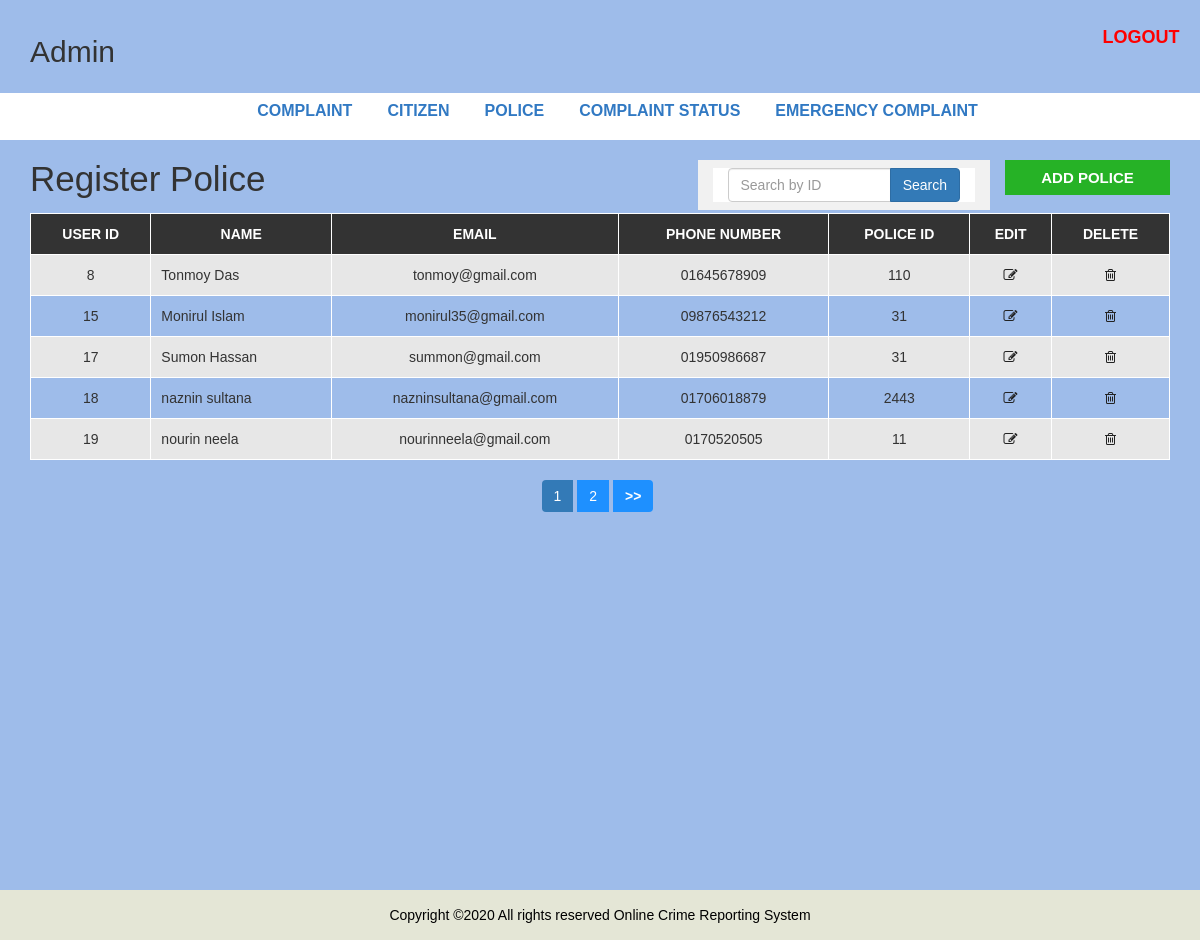
The app's page /admin/adminDashboard/police.php (signed in) with its own data.
### tables this page shows
CREATE TABLE `user_registration` (
  `user_id` int(10) NOT NULL,
  `name` varchar(255) NOT NULL,
  `email` varchar(255) NOT NULL,
  `phone` varchar(255) NOT NULL,
  `police_id` int(20) NOT NULL,
  `username` varchar(30) NOT NULL,
  `password` varchar(199) NOT NULL
);

### admin/adminDashboard/police.php (the view, shortened to what this page needs)
<?php include "header.php"; ?>
  <div id="admin-content">
      <div class="container">
          <div class="row">
              <div class="col-md-7">
                  <h1 class="admin-heading">Register Police</h1>
              </div>
              <div class="col-md-3" style="background-color:#F1F1F1">
                <form class="search-post navbar-form" action="search.php" method ="POST">
                <div class="input-group">
                  <input type="text" name="search" class="form-control" placeholder="Search by ID">
                  <span class="input-group-btn">
                    <button type="submit" name="submit" class="btn btn-primary">Search</button>
                  </span>
                </div>
                  </form>
              </div>
              <div class="col-md-2" >
                  <a class="add-new" href="add_police.php">add Police</a>
              </div>
              <div class="col-md-12">
  <?php
  include'config.php';
  $limit=5;
  if(isset($_GET['page'])){
    $page_number=$_GET['page'];
  }
  else{
    $page_number=1;
  }
  $offset=($page_number-1)*$limit;
  $query="SELECT *FROM user_registration ORDER BY user_id ASC LIMIT {$offset},{$limit}";
  $result=mysqli_query($conn,$query);
  $count=mysqli_num_rows($result);
  if($count>0){
   ?>
                  <table class="content-table">
                      <thead>
                          <th>User ID</th>
                          <th>Name</th>
                          <th>Email</th>
                          <th>Phone Number</th>
                          <th>Police Id</th>
                          <th>Edit</th>
                          <th>Delete</th>
                      </thead>
                      <tbody>
  <?php
  while($row=mysqli_fetch_assoc($result)){
    ?>
                          <tr>
                              <td><?php echo  $row['user_id']; ?></td>
                              <td><?php echo  $row['name']; ?></td>
                              <td><?php echo  $row['email']; ?></td>
                              <td><?php echo  $row['phone']; ?></td>
                              <td><?php echo  $row['police_id']; ?></td>
                              <td class='edit'><a href='update_police.php?id=<?php echo  $row['user_id']; ?>'><i class='fa fa-edit'></i></a></td>
                              <td class='delete'><a onclick="return confirm(
                              'Are you sure want to delete?')" href='delete_police.php?id=<?php echo  $row['user_id']; ?>'><i class='fa fa-trash-o'></i></a></td>
                          </tr>
  <?php  } ?>
                      </tbody>
  <?php } ?>
                  </table>
<?php
$query1="SELECT *FROM user_registration";
$result1=mysqli_query($conn,$query1) OR die("failed");
if(mysqli_num_rows($result1)){
  $total_recoards=mysqli_num_rows($result1);
  $total_page=ceil($total_recoards/$limit);
  echo"<ul class='pagination admin-pagination'>";
  for($i=1; $i<=$total_page; $i++){
    if($i==$page_number){
      $active="active";
    }
    else{
      $active="";
    }
    echo'<li class='.$active.'><a href="police.php?page='.$i.'">'.$i.'</a></li>';
  }
  if($page_number<$total_page){
     echo '<li><a href="police.php?page='.($page_number+1).'"><b>>></b></a></li>';
  }
  echo"</ul>";
}
 ?>
              </div>
          </div>
      </div>
  </div>
<?php include "footer.php"; ?>

### admin/css/admin_style.css (style rules this page uses)
body { background: #f1f1f1; font-family: sans-serif,arial,Helvetica; }
#admin-content { background-color: #9ebcea; padding: 20px 0; min-height: 750px; }
#admin-content .admin-heading { font-size: 35px; margin: 0 0 15px; }
#admin-content .add-new { color: #fff; background-color: #26b226; font-size: 15px; font-weight: 600; text-align: center; text-transform: uppercase; padding: 7px 10px; display: block; transition: all 0.3s; }
#admin-content .content-table { border: 1px solid #000; width: 100%; margin: 0 0 20px; }
#admin-content .content-table thead { color: #fff; background-color: #333; }
#admin-content .content-table th { padding: 10px; border: 1px solid #fff; font-weight: 600; text-align: center; text-transform: uppercase; }
#admin-content .content-table tbody { color: #333; }
#admin-content .content-table tbody tr { background-color: #e7e7e7; }
#admin-content .content-table tbody tr:nth-child(even) { background-color: transparent; }
#admin-content .content-table tbody td { padding: 10px; border: 1px solid #fff; text-align: center; }
#admin-content .content-table tbody td:nth-child(2) { text-align: left; }
#admin-content .admin-pagination { margin: 0; }
#admin-content .admin-pagination li a { display: block; }
.id, .edit, .delete { text-align:center; }
form { background: #fff; padding: 25px; box-shadow:0 1px 3px rgba(0, 0, 0, 0.13); }
.pagination { display: block; text-align: center; margin: 0; }
.pagination li { display:inline-block; margin: 0 5px 0 0; }
.pagination li a { border: none; background: #1e90ff; color: #fff; }
i.fa { color:#222; }

### records on screen
user_registration: user_id "8", name "Tonmoy Das", email "tonmoy@gmail.com", phone "01645678909", police "110"
user_registration: user_id "15", name "Monirul Islam", email "monirul35@gmail.com", phone "09876543212", police "31"
user_registration: user_id "17", name "Sumon Hassan", email "summon@gmail.com", phone "01950986687", police "31"
user_registration: user_id "18", name "naznin sultana", email "nazninsultana@gmail.com", phone "01706018879", police "2443"
user_registration: user_id "19", name "nourin neela", email "nourinneela@gmail.com", phone "0170520505", police "11"
